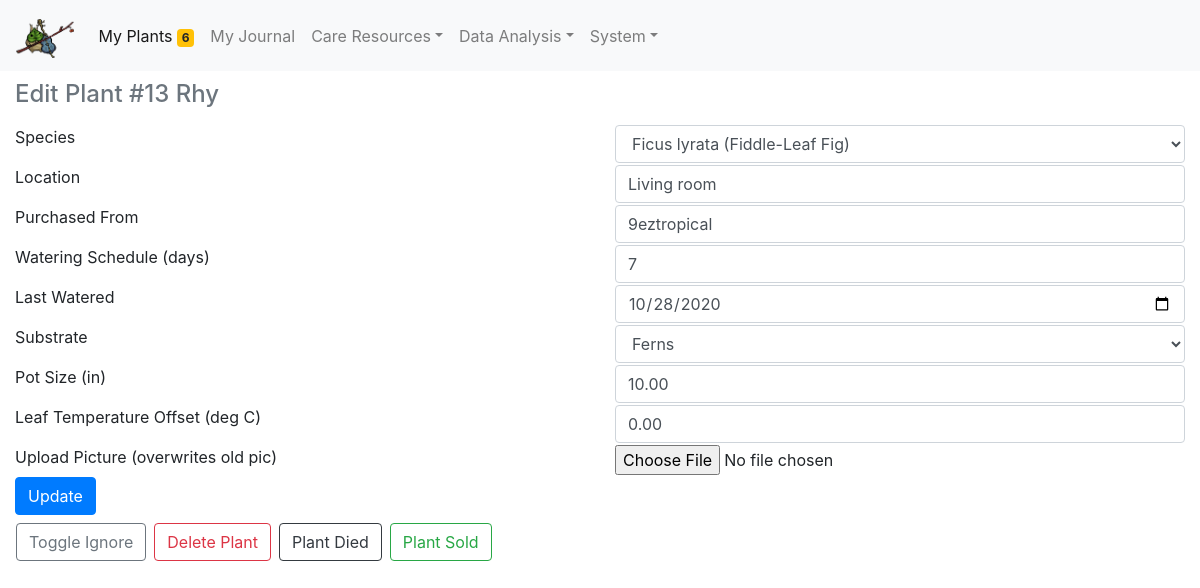
Screenshot of /edit_plant/13 with the database file from the repository.
### tables this page shows
CREATE TABLE houseplants (ID INTEGER PRIMARY KEY AUTOINCREMENT,name varchar(765),species varchar(765),location varchar(765),purchased_from varchar(765),purchase_date timestamp,water_schedule_in_days integer,last_watered timestamp,substrate varchar(765),pot_size real,leaf_temp_offset integer,pic_path varchar(765),has_pic smallint,days_since_last_water integer,need_water smallint,water_warning smallint,ignore smallint,death smallint,last_repot_date timestamp, sold smallint);

### webserver.py (the view, shortened to what this page needs)
@app.route('/edit_plant/<id>', methods=['GET', 'POST'])
def edit_plant(id):
    print('id=' + str(id))
    (columns, row) = read_row(cp['g']['plant_db_path'] + 'my_plants.db', 'houseplants', 'ID', id)
    print(row[6])
    form = EditPlant(
        species=row[2],
        location=row[3],
        purchased_from=row[4],
        water_schedule_in_days=row[6],
        last_watered=datetime.strptime(row[7], '%Y-%m-%d'),
        substrate=row[8],
        pot_size=row[9],
        leaf_temp_offset=row[10])
    (req, key, combined_name, soil_choice) = read_req_db()
    form.substrate.choices = soil_choice
    form.species.choices = combined_name
    return render_template('edit_plant.html', form=form, id=id, row=row, plants_to_water=int(cp['water']['plants_to_water']))

### forms.py
class EditPlant(FlaskForm):
    species = wt.SelectField('Species')
    location = wt.StringField('Location')
    purchased_from = wt.StringField('Purchased From')
    water_schedule_in_days = wt.IntegerField('Watering Schedule (days)')
    last_watered = wt5.DateField('Last Watered', format='%Y-%m-%d')
    substrate = wt.SelectField('Substrate')
    pot_size = wt5.DecimalField('Pot Size (in)')
    leaf_temp_offset = wt5.DecimalField('Leaf Temperature Offset (deg C)')
    submit = wt.SubmitField('Update')

### lib_webserver.py (called while the page is built)
def read_req_db():
    db = cp['g']['plant_req_db_path'] + 'plant_requirements.db'
    print(db)
    con = sql.connect(db)
    req = pd.read_sql_query('SELECT * FROM requirements ORDER BY "botanical_name"', con)
    key = pd.read_sql_query('SELECT * FROM key', con)
    combined_name = (req['botanical_name'] + ' (' + req['common_name'] + ')').tolist()
    print(req.head())
    soil_choice = (key['soil']).tolist()
    return (req, key, combined_name, soil_choice)

def read_row(database, table, id_column, id):
    try:
        database = str(database)
        table = str(table)
        id_column = str(id_column)
        id = str(id)
        print(database, table, id_column, id)
    except Exception as e:
        print(e)
    con = sql.connect(database)
    cur = con.cursor()
    cur.execute('PRAGMA table_info(' + table + ')')
    temp_columns = cur.fetchall()
    columns = []
    for tuple in temp_columns:
        columns.append(tuple[1])
    print(columns)
    cur.execute('SELECT * FROM ' + table + ' WHERE ' + id_column + ' = ' + id)
    row = cur.fetchall()
    if row == []:
        print('Error: No plant with ID ' + id)
    else:
        print(row)
    con.close()
    return (columns, row[
        0])  # need to do row[0] instead of just row since the cursor returns a tuple of lists (we just need the list)

### webserver.py (called while the page is built)
@app.after_request
def add_header(response):
    response.cache_control.max_age = 1
    response.cache_control.public = True
    cp.read('config.ini')  # needed to make water badge update each time a page is loaded
    return response

### templates/edit_plant.html (shortened to what this page needs)
{% extends "base.html" %}
{% set active_page = "my_plants" %}
{% block content %}
<div class="container-fluid">
    <h4 class="mb-3 text-secondary">Edit Plant #{{ id }} {{ row[1] }}</h4>
    <form method="post" autocomplete="off" enctype="multipart/form-data">
        {% for field in form if (field.name != 'csrf_token') and (field.name != 'submit') and (field.name != 'ignore') %}
            <div class="form row">
                <div class="col"><label class="form-label"> {{ field.label() }} </label></div>
                <div class="col"> {{ field(class="form-control") }} </div>
            </div>
        {% endfor %}
        <div class="form row">
            <div class="col"><label class="form-label">Upload Picture (overwrites old pic)</label></div>
            <div class="col"><input type="file" class="file-input" name="pic" accept="image/*" /></div>
        </div>
        <div class="row">
            <div class="col-sm">{{ form.submit(class="btn btn-primary") }}</div>
        </div>
    </form>
    <div class="row mt-2 pl-3">
        <a class="btn btn-outline-secondary mr-2" data-toggle="modal" data-target="#ignore">Toggle Ignore</a>
        <a class="btn btn-outline-danger mr-2" data-toggle="modal" data-target="#delete">Delete Plant</a>
        <a class="btn btn-outline-dark mr-2" data-toggle="modal" data-target="#death">Plant Died</a>
        <a class="btn btn-outline-success mr-2" data-toggle="modal" data-target="#sold">Plant Sold</a>
    </div>
</div>
{% endblock %}

### templates/base.html (shortened to what this page needs)
<!doctype html>
<html lang="en">
<head>
    <link rel="stylesheet" href="https://stackpath.bootstrapcdn.com/bootstrap/4.5.1/css/bootstrap.min.css">
    <link href="/docs/4.2/dist/css/bootstrap.min.css" rel="stylesheet">
    <link rel="stylesheet" src="extensions/sticky-header/bootstrap-table-sticky-header.css">
</head>
<body style="padding-top: 80px;">
    <nav class="navbar navbar-expand-lg fixed-top navbar-light bg-light">
      <a class="navbar-brand" href="{{ url_for('index') }}"><img src="/static/makar cello.png" height="45" style="padding-top: 6px;"></a>
      <div class="collapse navbar-collapse" id="navbarCollapse">
          <ul class="navbar-nav mr-auto">
              <li class="nav-item {{ 'active' if active_page == 'my_plants' else '' }}">
                  <a class="nav-link" href="{{ url_for('my_plants') }}">
                      My Plants <span class="badge badge-warning">{% if plants_to_water > 0 %}{{plants_to_water}}{% endif %}</span>
                  </a>
              </li>
              <li class="nav-item {{ 'active' if active_page == 'my_journal' else '' }}"><a class="nav-link" href="{{ url_for('my_journal') }}">My Journal</a></li>
              <li class="nav-item dropdown {{ 'active' if active_page == 'resources' else '' }}">
                    <a class="nav-link dropdown-toggle" id="navbarDropdownMenuResources" data-toggle="dropdown" aria-haspopup="true" aria-expanded="false">Care Resources</a>
              <li class="nav-item dropdown {{ 'active' if active_page == 'data_analysis' else '' }}">
                    <a class="nav-link dropdown-toggle" id="navbarDropdownMenuData" data-toggle="dropdown" aria-haspopup="true" aria-expanded="false">Data Analysis</a>
              <li class="nav-item dropdown {{ 'active' if active_page == 'system' else '' }}">
                    <a class="nav-link dropdown-toggle" id="navbarDropdownMenuSystem" data-toggle="dropdown" aria-haspopup="true" aria-expanded="false">System</a>
              </li>
          </ul>
      </div>
    </nav>
{% block content %}{% endblock %}
</body>
</html>

### templates/base.html (style rules this page uses)
body { padding-top:50px; }

### rows the page displays
houseplants: name "Rhy", species "Ficus lyrata (Fiddle-Leaf Fig)" "Living room" "9eztropical" "7" "10/28/2020" "Ferns" "10.00" "0.00"

### other values shown
{{ plants_to_water }} "6"
{{ id }} "13"
{{ field.label() }} "Species" "Location" "Purchased From" "Watering Schedule (days)" "Last Watered" "Substrate" "Pot Size (in)" "Leaf Temperature Offset (deg C)"
